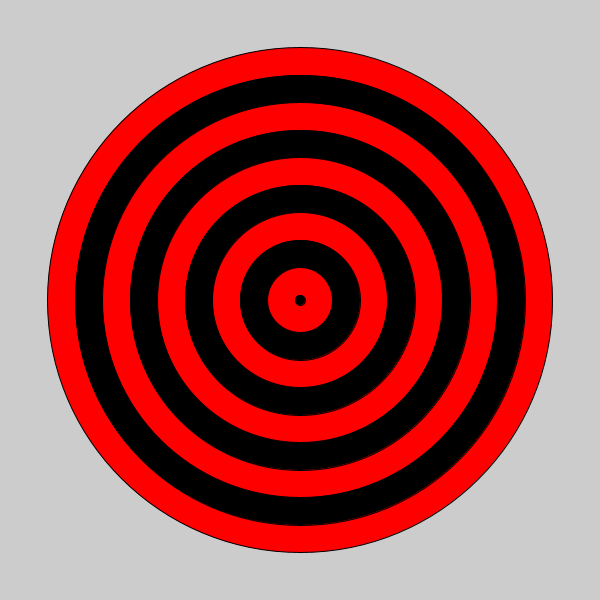
Frame 1 (no input)
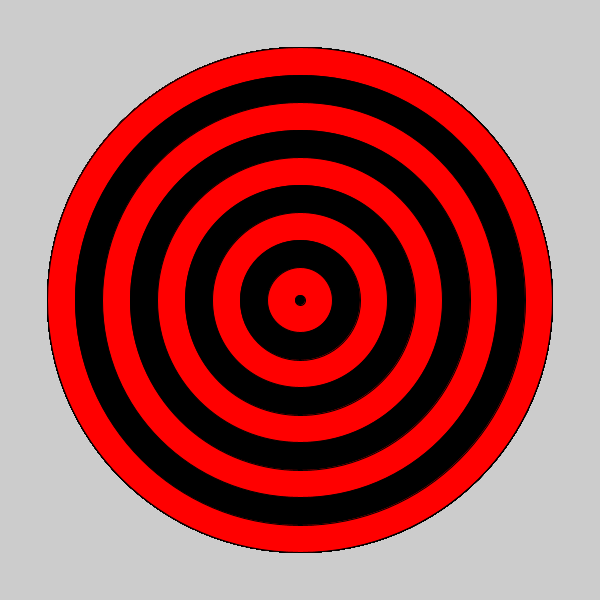
Frame 60 (the mouse pressed at the canvas centre just before this capture)
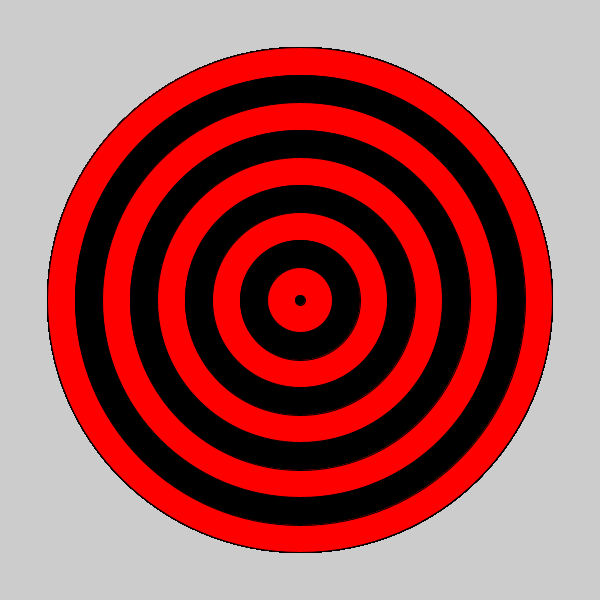
Frame 120 (the mouse held since frame 60 and released just before this capture)

The Processing sketch that drew these frames (run headless with seeded random() and noise(); from frame 60 on, the mouse is pressed at the canvas centre):

// Processing sketch: bullseye
// ── bullseye.pde
void setup() {
  size(600, 600);
}
void draw() {
  noFill();
  for (int j = 505; j > 0; j = j - 55) {
    if(j % 2 == 0){fill(0,0,0);}
    else {fill(255, 0, 0);}
    ellipse(300, 300, j, j);
  }
}
